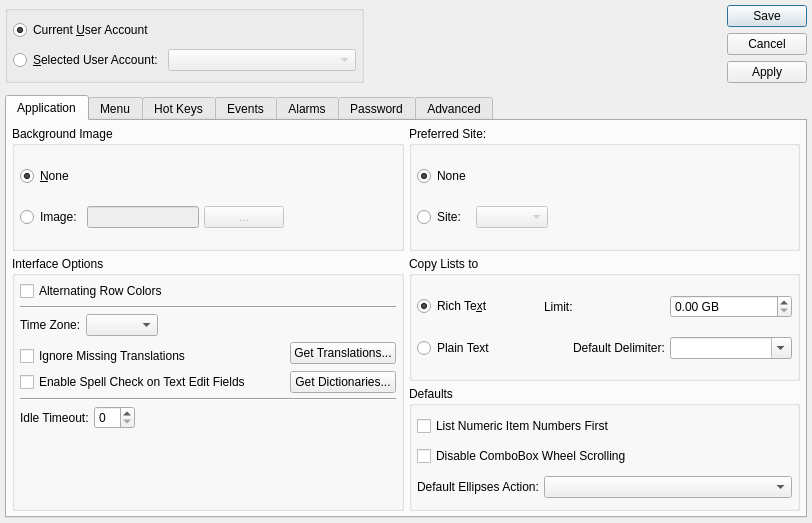
<?xml version="1.0" encoding="UTF-8"?>
<ui version="4.0">
 <comment>This file is part of the xTuple ERP: PostBooks Edition, a free and
open source Enterprise Resource Planning software suite,
Copyright (c) 1999-2019 by OpenMFG LLC, d/b/a xTuple.
It is licensed to you under the Common Public Attribution License
version 1.0, the full text of which (including xTuple-specific Exhibits)
is available at www.xtuple.com/CPAL.  By using this software, you agree
to be bound by its terms.</comment>
 <class>userPreferences</class>
 <widget class="QDialog" name="userPreferences">
  <property name="geometry">
   <rect>
    <x>0</x>
    <y>0</y>
    <width>812</width>
    <height>523</height>
   </rect>
  </property>
  <property name="windowTitle">
   <string>User Account Preferences</string>
  </property>
  <layout class="QGridLayout" name="gridLayout_5">
   <property name="verticalSpacing">
    <number>12</number>
   </property>
   <item row="0" column="0">
    <layout class="QHBoxLayout" name="horizontalLayout_2">
     <item>
      <widget class="QGroupBox" name="_userGroup">
       <property name="sizePolicy">
        <sizepolicy hsizetype="Preferred" vsizetype="Preferred">
         <horstretch>0</horstretch>
         <verstretch>0</verstretch>
        </sizepolicy>
       </property>
       <property name="title">
        <string/>
       </property>
       <layout class="QGridLayout" name="gridLayout_8">
        <item row="0" column="0">
         <widget class="QRadioButton" name="_currentUser">
          <property name="text">
           <string>Current &amp;User Account</string>
          </property>
          <property name="checked">
           <bool>true</bool>
          </property>
         </widget>
        </item>
        <item row="1" column="0">
         <widget class="QRadioButton" name="_selectedUser">
          <property name="text">
           <string>&amp;Selected User Account:</string>
          </property>
         </widget>
        </item>
        <item row="1" column="1">
         <widget class="XComboBox" name="_user">
          <property name="enabled">
           <bool>false</bool>
          </property>
          <property name="sizePolicy">
           <sizepolicy hsizetype="Expanding" vsizetype="Fixed">
            <horstretch>0</horstretch>
            <verstretch>0</verstretch>
           </sizepolicy>
          </property>
         </widget>
        </item>
       </layout>
      </widget>
     </item>
     <item>
      <spacer>
       <property name="orientation">
        <enum>Qt::Horizontal</enum>
       </property>
       <property name="sizeHint" stdset="0">
        <size>
         <width>191</width>
         <height>69</height>
        </size>
       </property>
      </spacer>
     </item>
     <item>
      <widget class="QDialogButtonBox" name="_buttonBox">
       <property name="orientation">
        <enum>Qt::Vertical</enum>
       </property>
       <property name="standardButtons">
        <set>QDialogButtonBox::Apply|QDialogButtonBox::Cancel|QDialogButtonBox::Save</set>
       </property>
      </widget>
     </item>
    </layout>
   </item>
   <item row="1" column="0">
    <widget class="QTabWidget" name="_tab">
     <property name="sizePolicy">
      <sizepolicy hsizetype="Expanding" vsizetype="Expanding">
       <horstretch>0</horstretch>
       <verstretch>1</verstretch>
      </sizepolicy>
     </property>
     <property name="currentIndex">
      <number>0</number>
     </property>
     <widget class="QWidget" name="_application">
      <attribute name="title">
       <string>Application</string>
      </attribute>
      <layout class="QGridLayout" name="gridLayout_3">
       <item row="0" column="0">
        <widget class="QGroupBox" name="_backgroundImageGroup">
         <property name="sizePolicy">
          <sizepolicy hsizetype="Preferred" vsizetype="Expanding">
           <horstretch>0</horstretch>
           <verstretch>0</verstretch>
          </sizepolicy>
         </property>
         <property name="title">
          <string>Background Image</string>
         </property>
         <layout class="QGridLayout" name="gridLayout_10">
          <item row="0" column="0">
           <widget class="QRadioButton" name="_noBackgroundImage">
            <property name="text">
             <string>&amp;None</string>
            </property>
            <property name="checked">
             <bool>true</bool>
            </property>
           </widget>
          </item>
          <item row="1" column="0">
           <widget class="QRadioButton" name="_backgroundImage">
            <property name="text">
             <string>Image:</string>
            </property>
           </widget>
          </item>
          <item row="1" column="1">
           <layout class="QHBoxLayout">
            <item>
             <widget class="XLineEdit" name="_background">
              <property name="enabled">
               <bool>false</bool>
              </property>
             </widget>
            </item>
            <item>
             <widget class="QPushButton" name="_backgroundList">
              <property name="enabled">
               <bool>false</bool>
              </property>
              <property name="text">
               <string>...</string>
              </property>
             </widget>
            </item>
            <item>
             <spacer>
              <property name="orientation">
               <enum>Qt::Horizontal</enum>
              </property>
              <property name="sizeHint" stdset="0">
               <size>
                <width>40</width>
                <height>20</height>
               </size>
              </property>
             </spacer>
            </item>
           </layout>
          </item>
         </layout>
        </widget>
       </item>
       <item row="0" column="1">
        <widget class="QGroupBox" name="_warehouseGroup">
         <property name="sizePolicy">
          <sizepolicy hsizetype="Preferred" vsizetype="Expanding">
           <horstretch>0</horstretch>
           <verstretch>0</verstretch>
          </sizepolicy>
         </property>
         <property name="title">
          <string>Preferred Site:</string>
         </property>
         <layout class="QGridLayout" name="gridLayout_11">
          <item row="0" column="0">
           <widget class="QRadioButton" name="_noWarehouse">
            <property name="text">
             <string>None</string>
            </property>
            <property name="checked">
             <bool>true</bool>
            </property>
           </widget>
          </item>
          <item row="1" column="0">
           <widget class="QRadioButton" name="_selectedWarehouse">
            <property name="text">
             <string>Site:</string>
            </property>
           </widget>
          </item>
          <item row="1" column="1">
           <layout class="QHBoxLayout">
            <item>
             <widget class="WComboBox" name="_warehouse">
              <property name="enabled">
               <bool>false</bool>
              </property>
             </widget>
            </item>
            <item>
             <spacer>
              <property name="orientation">
               <enum>Qt::Horizontal</enum>
              </property>
              <property name="sizeHint" stdset="0">
               <size>
                <width>40</width>
                <height>20</height>
               </size>
              </property>
             </spacer>
            </item>
           </layout>
          </item>
         </layout>
        </widget>
       </item>
       <item row="1" column="1">
        <widget class="QGroupBox" name="groupBox">
         <property name="sizePolicy">
          <sizepolicy hsizetype="Preferred" vsizetype="Expanding">
           <horstretch>0</horstretch>
           <verstretch>0</verstretch>
          </sizepolicy>
         </property>
         <property name="title">
          <string>Copy Lists to</string>
         </property>
         <layout class="QGridLayout" name="gridLayout">
          <item row="0" column="0">
           <widget class="QRadioButton" name="_richText">
            <property name="text">
             <string>Rich Te&amp;xt</string>
            </property>
            <property name="checked">
             <bool>true</bool>
            </property>
           </widget>
          </item>
          <item row="0" column="1">
           <widget class="QLabel" name="_richLimitLit">
            <property name="text">
             <string>Limit:</string>
            </property>
           </widget>
          </item>
          <item row="0" column="2">
           <widget class="QDoubleSpinBox" name="_richLimit">
            <property name="prefix">
             <string/>
            </property>
            <property name="suffix">
             <string> GB</string>
            </property>
            <property name="maximum">
             <double>100.000000000000000</double>
            </property>
            <property name="singleStep">
             <double>0.250000000000000</double>
            </property>
           </widget>
          </item>
          <item row="1" column="0">
           <widget class="QRadioButton" name="_plainText">
            <property name="text">
             <string>Plain Text</string>
            </property>
           </widget>
          </item>
          <item row="1" column="2">
           <widget class="QComboBox" name="_delimiter">
            <property name="editable">
             <bool>true</bool>
            </property>
           </widget>
          </item>
          <item row="1" column="1" alignment="Qt::AlignRight">
           <widget class="QLabel" name="label_5">
            <property name="text">
             <string>Default Delimiter:</string>
            </property>
           </widget>
          </item>
         </layout>
        </widget>
       </item>
       <item row="2" column="1">
        <widget class="QGroupBox" name="_defaultsGroup">
         <property name="sizePolicy">
          <sizepolicy hsizetype="Preferred" vsizetype="Expanding">
           <horstretch>0</horstretch>
           <verstretch>0</verstretch>
          </sizepolicy>
         </property>
         <property name="title">
          <string>Defaults</string>
         </property>
         <layout class="QGridLayout" name="gridLayout_4">
          <item row="2" column="0">
           <layout class="QHBoxLayout">
            <property name="spacing">
             <number>5</number>
            </property>
            <item>
             <widget class="QLabel" name="_ellipsesActionLit">
              <property name="sizePolicy">
               <sizepolicy hsizetype="Minimum" vsizetype="Preferred">
                <horstretch>0</horstretch>
                <verstretch>0</verstretch>
               </sizepolicy>
              </property>
              <property name="text">
               <string>Default Ellipses Action:</string>
              </property>
              <property name="buddy">
               <cstring>_ellipsesAction</cstring>
              </property>
             </widget>
            </item>
            <item>
             <widget class="XComboBox" name="_ellipsesAction">
              <property name="sizePolicy">
               <sizepolicy hsizetype="MinimumExpanding" vsizetype="Fixed">
                <horstretch>0</horstretch>
                <verstretch>0</verstretch>
               </sizepolicy>
              </property>
             </widget>
            </item>
           </layout>
          </item>
          <item row="0" column="0">
           <widget class="QCheckBox" name="_listNumericItemsFirst">
            <property name="text">
             <string>List Numeric Item Numbers First</string>
            </property>
           </widget>
          </item>
          <item row="1" column="0">
           <widget class="QCheckBox" name="_disableWheelEvent">
            <property name="text">
             <string>Disable ComboBox Wheel Scrolling</string>
            </property>
           </widget>
          </item>
         </layout>
        </widget>
       </item>
       <item row="1" column="0" rowspan="2">
        <widget class="QGroupBox" name="_interfaceGroup">
         <property name="sizePolicy">
          <sizepolicy hsizetype="Preferred" vsizetype="Expanding">
           <horstretch>0</horstretch>
           <verstretch>0</verstretch>
          </sizepolicy>
         </property>
         <property name="title">
          <string>Interface Options</string>
         </property>
         <layout class="QGridLayout" name="gridLayout_9">
          <item row="0" column="0">
           <widget class="QCheckBox" name="_alternating">
            <property name="text">
             <string>Alternating Row Colors</string>
            </property>
           </widget>
          </item>
          <item row="5" column="2" rowspan="2">
           <widget class="QPushButton" name="_translations">
            <property name="text">
             <string>Get Translations...</string>
            </property>
           </widget>
          </item>
          <item row="7" column="0" colspan="2">
           <widget class="QCheckBox" name="_enableSpell">
            <property name="sizePolicy">
             <sizepolicy hsizetype="MinimumExpanding" vsizetype="Fixed">
              <horstretch>0</horstretch>
              <verstretch>0</verstretch>
             </sizepolicy>
            </property>
            <property name="text">
             <string>Enable Spell Check on Text Edit Fields</string>
            </property>
           </widget>
          </item>
          <item row="3" column="0" colspan="3">
           <layout class="QHBoxLayout" name="horizontalLayout_3">
            <item>
             <widget class="XLabel" name="_tzLit">
              <property name="text">
               <string>Time Zone:</string>
              </property>
             </widget>
            </item>
            <item>
             <widget class="XComboBox" name="_tz">
              <property name="allowNull">
               <bool>true</bool>
              </property>
              <property name="nullStr">
               <string>Server Default</string>
              </property>
             </widget>
            </item>
            <item>
             <spacer name="horizontalSpacer_3">
              <property name="orientation">
               <enum>Qt::Horizontal</enum>
              </property>
              <property name="sizeHint" stdset="0">
               <size>
                <width>40</width>
                <height>20</height>
               </size>
              </property>
             </spacer>
            </item>
           </layout>
          </item>
          <item row="7" column="2">
           <widget class="QPushButton" name="_dictionaries">
            <property name="text">
             <string>Get Dictionaries...</string>
            </property>
           </widget>
          </item>
          <item row="6" column="0">
           <widget class="QCheckBox" name="_ignoreTranslation">
            <property name="sizePolicy">
             <sizepolicy hsizetype="MinimumExpanding" vsizetype="Fixed">
              <horstretch>0</horstretch>
              <verstretch>0</verstretch>
             </sizepolicy>
            </property>
            <property name="text">
             <string>Ignore Missing Translations</string>
            </property>
           </widget>
          </item>
          <item row="8" column="0" colspan="3">
           <widget class="Line" name="line_2">
            <property name="orientation">
             <enum>Qt::Horizontal</enum>
            </property>
           </widget>
          </item>
          <item row="1" column="0" rowspan="2" colspan="3">
           <widget class="Line" name="line">
            <property name="orientation">
             <enum>Qt::Horizontal</enum>
            </property>
           </widget>
          </item>
          <item row="9" column="0" colspan="3">
           <layout class="QHBoxLayout" name="horizontalLayout_5">
            <item>
             <widget class="QLabel" name="_idleTimeoutLit">
              <property name="text">
               <string>Idle Timeout:</string>
              </property>
              <property name="buddy">
               <cstring>_idleTimeout</cstring>
              </property>
             </widget>
            </item>
            <item>
             <widget class="QSpinBox" name="_idleTimeout"/>
            </item>
            <item>
             <spacer>
              <property name="orientation">
               <enum>Qt::Horizontal</enum>
              </property>
              <property name="sizeHint" stdset="0">
               <size>
                <width>40</width>
                <height>20</height>
               </size>
              </property>
             </spacer>
            </item>
           </layout>
          </item>
          <item row="10" column="0">
           <spacer name="verticalSpacer_2">
            <property name="orientation">
             <enum>Qt::Vertical</enum>
            </property>
            <property name="sizeHint" stdset="0">
             <size>
              <width>20</width>
              <height>40</height>
             </size>
            </property>
           </spacer>
          </item>
         </layout>
        </widget>
       </item>
      </layout>
     </widget>
     <widget class="QWidget" name="_menu">
      <attribute name="title">
       <string>Menu</string>
      </attribute>
      <layout class="QGridLayout">
       <item row="0" column="0">
        <layout class="QVBoxLayout">
         <property name="spacing">
          <number>0</number>
         </property>
         <item>
          <widget class="QCheckBox" name="_inventoryMenu">
           <property name="text">
            <string>Show Inventory Menu</string>
           </property>
          </widget>
         </item>
         <item>
          <layout class="QHBoxLayout">
           <property name="spacing">
            <number>5</number>
           </property>
           <item>
            <spacer>
             <property name="orientation">
              <enum>Qt::Horizontal</enum>
             </property>
             <property name="sizeType">
              <enum>QSizePolicy::Fixed</enum>
             </property>
             <property name="sizeHint" stdset="0">
              <size>
               <width>20</width>
               <height>20</height>
              </size>
             </property>
            </spacer>
           </item>
           <item>
            <widget class="QCheckBox" name="_inventoryToolbar">
             <property name="enabled">
              <bool>false</bool>
             </property>
             <property name="text">
              <string>Show Inventory Toolbar</string>
             </property>
            </widget>
           </item>
          </layout>
         </item>
        </layout>
       </item>
       <item row="0" column="1">
        <layout class="QVBoxLayout">
         <property name="spacing">
          <number>0</number>
         </property>
         <item>
          <widget class="QCheckBox" name="_manufactureMenu">
           <property name="text">
            <string>Show Manufacture Menu</string>
           </property>
          </widget>
         </item>
         <item>
          <layout class="QHBoxLayout">
           <property name="spacing">
            <number>5</number>
           </property>
           <item>
            <spacer>
             <property name="orientation">
              <enum>Qt::Horizontal</enum>
             </property>
             <property name="sizeType">
              <enum>QSizePolicy::Fixed</enum>
             </property>
             <property name="sizeHint" stdset="0">
              <size>
               <width>20</width>
               <height>20</height>
              </size>
             </property>
            </spacer>
           </item>
           <item>
            <widget class="QCheckBox" name="_manufactureToolbar">
             <property name="enabled">
              <bool>false</bool>
             </property>
             <property name="text">
              <string>Show Manufacture Toolbar</string>
             </property>
            </widget>
           </item>
          </layout>
         </item>
        </layout>
       </item>
       <item row="0" column="2" rowspan="5">
        <spacer>
         <property name="orientation">
          <enum>Qt::Horizontal</enum>
         </property>
         <property name="sizeType">
          <enum>QSizePolicy::Expanding</enum>
         </property>
         <property name="sizeHint" stdset="0">
          <size>
           <width>50</width>
           <height>20</height>
          </size>
         </property>
        </spacer>
       </item>
       <item row="1" column="0">
        <layout class="QVBoxLayout">
         <property name="spacing">
          <number>0</number>
         </property>
         <item>
          <widget class="QCheckBox" name="_productsMenu">
           <property name="text">
            <string>Show Products Menu</string>
           </property>
          </widget>
         </item>
         <item>
          <layout class="QHBoxLayout">
           <property name="spacing">
            <number>5</number>
           </property>
           <item>
            <spacer>
             <property name="orientation">
              <enum>Qt::Horizontal</enum>
             </property>
             <property name="sizeType">
              <enum>QSizePolicy::Fixed</enum>
             </property>
             <property name="sizeHint" stdset="0">
              <size>
               <width>20</width>
               <height>20</height>
              </size>
             </property>
            </spacer>
           </item>
           <item>
            <widget class="QCheckBox" name="_productsToolbar">
             <property name="enabled">
              <bool>false</bool>
             </property>
             <property name="text">
              <string>Show Products Toolbar</string>
             </property>
            </widget>
           </item>
          </layout>
         </item>
        </layout>
       </item>
       <item row="1" column="1">
        <layout class="QVBoxLayout">
         <property name="spacing">
          <number>0</number>
         </property>
         <item>
          <widget class="QCheckBox" name="_crmMenu2">
           <property name="text">
            <string>Show CRM Menu</string>
           </property>
          </widget>
         </item>
         <item>
          <layout class="QHBoxLayout">
           <property name="spacing">
            <number>5</number>
           </property>
           <item>
            <spacer>
             <property name="orientation">
              <enum>Qt::Horizontal</enum>
             </property>
             <property name="sizeType">
              <enum>QSizePolicy::Fixed</enum>
             </property>
             <property name="sizeHint" stdset="0">
              <size>
               <width>20</width>
               <height>20</height>
              </size>
             </property>
            </spacer>
           </item>
           <item>
            <widget class="QCheckBox" name="_crmToolbar2">
             <property name="enabled">
              <bool>false</bool>
             </property>
             <property name="text">
              <string>Show CRM Toolbar</string>
             </property>
            </widget>
           </item>
          </layout>
         </item>
        </layout>
       </item>
       <item row="2" column="0">
        <layout class="QVBoxLayout">
         <property name="spacing">
          <number>0</number>
         </property>
         <item>
          <widget class="QCheckBox" name="_scheduleMenu">
           <property name="text">
            <string>Show Schedule Menu</string>
           </property>
          </widget>
         </item>
         <item>
          <layout class="QHBoxLayout">
           <property name="spacing">
            <number>5</number>
           </property>
           <item>
            <spacer>
             <property name="orientation">
              <enum>Qt::Horizontal</enum>
             </property>
             <property name="sizeType">
              <enum>QSizePolicy::Fixed</enum>
             </property>
             <property name="sizeHint" stdset="0">
              <size>
               <width>20</width>
               <height>0</height>
              </size>
             </property>
            </spacer>
           </item>
           <item>
            <widget class="QCheckBox" name="_scheduleToolbar">
             <property name="enabled">
              <bool>false</bool>
             </property>
             <property name="text">
              <string>Show Schedule Toolbar</string>
             </property>
            </widget>
           </item>
          </layout>
         </item>
        </layout>
       </item>
       <item row="2" column="1">
        <layout class="QVBoxLayout">
         <property name="spacing">
          <number>0</number>
         </property>
         <item>
          <widget class="QCheckBox" name="_salesMenu">
           <property name="text">
            <string>Show Sales Menu</string>
           </property>
          </widget>
         </item>
         <item>
          <layout class="QHBoxLayout">
           <property name="spacing">
            <number>5</number>
           </property>
           <item>
            <spacer>
             <property name="orientation">
              <enum>Qt::Horizontal</enum>
             </property>
             <property name="sizeType">
              <enum>QSizePolicy::Fixed</enum>
             </property>
             <property name="sizeHint" stdset="0">
              <size>
               <width>20</width>
               <height>20</height>
              </size>
             </property>
            </spacer>
           </item>
           <item>
            <widget class="QCheckBox" name="_salesToolbar">
             <property name="enabled">
              <bool>false</bool>
             </property>
             <property name="text">
              <string>Show Sales Toolbar</string>
             </property>
            </widget>
           </item>
          </layout>
         </item>
        </layout>
       </item>
       <item row="3" column="0">
        <layout class="QVBoxLayout">
         <property name="spacing">
          <number>0</number>
         </property>
         <item>
          <widget class="QCheckBox" name="_purchaseMenu">
           <property name="text">
            <string>Show Purchase Menu</string>
           </property>
          </widget>
         </item>
         <item>
          <layout class="QHBoxLayout">
           <property name="spacing">
            <number>5</number>
           </property>
           <item>
            <spacer>
             <property name="orientation">
              <enum>Qt::Horizontal</enum>
             </property>
             <property name="sizeType">
              <enum>QSizePolicy::Fixed</enum>
             </property>
             <property name="sizeHint" stdset="0">
              <size>
               <width>20</width>
               <height>20</height>
              </size>
             </property>
            </spacer>
           </item>
           <item>
            <widget class="QCheckBox" name="_purchaseToolbar">
             <property name="enabled">
              <bool>false</bool>
             </property>
             <property name="text">
              <string>Show Purchase Toolbar</string>
             </property>
            </widget>
           </item>
          </layout>
         </item>
        </layout>
       </item>
       <item row="3" column="1">
        <layout class="QVBoxLayout">
         <property name="spacing">
          <number>0</number>
         </property>
         <item>
          <widget class="QCheckBox" name="_accountingMenu">
           <property name="text">
            <string>Show Accounting Menu</string>
           </property>
          </widget>
         </item>
         <item>
          <layout class="QHBoxLayout">
           <property name="spacing">
            <number>5</number>
           </property>
           <item>
            <spacer>
             <property name="orientation">
              <enum>Qt::Horizontal</enum>
             </property>
             <property name="sizeType">
              <enum>QSizePolicy::Fixed</enum>
             </property>
             <property name="sizeHint" stdset="0">
              <size>
               <width>20</width>
               <height>20</height>
              </size>
             </property>
            </spacer>
           </item>
           <item>
            <widget class="QCheckBox" name="_accountingToolbar">
             <property name="enabled">
              <bool>false</bool>
             </property>
             <property name="text">
              <string>Show Accounting Toolbar</string>
             </property>
            </widget>
           </item>
          </layout>
         </item>
        </layout>
       </item>
       <item row="4" column="0" colspan="2">
        <spacer>
         <property name="orientation">
          <enum>Qt::Vertical</enum>
         </property>
         <property name="sizeHint" stdset="0">
          <size>
           <width>381</width>
           <height>0</height>
          </size>
         </property>
        </spacer>
       </item>
      </layout>
     </widget>
     <widget class="QWidget" name="_hotkeys">
      <attribute name="title">
       <string>Hot Keys</string>
      </attribute>
      <layout class="QGridLayout">
       <item row="0" column="0">
        <widget class="XTreeWidget" name="_hotkey">
         <property name="sizePolicy">
          <sizepolicy hsizetype="Expanding" vsizetype="Expanding">
           <horstretch>0</horstretch>
           <verstretch>0</verstretch>
          </sizepolicy>
         </property>
        </widget>
       </item>
       <item row="0" column="1">
        <layout class="QVBoxLayout">
         <item>
          <widget class="QPushButton" name="_new">
           <property name="text">
            <string>&amp;New</string>
           </property>
          </widget>
         </item>
         <item>
          <widget class="QPushButton" name="_edit">
           <property name="enabled">
            <bool>false</bool>
           </property>
           <property name="text">
            <string>&amp;Edit</string>
           </property>
          </widget>
         </item>
         <item>
          <widget class="QPushButton" name="_delete">
           <property name="enabled">
            <bool>false</bool>
           </property>
           <property name="text">
            <string>&amp;Delete</string>
           </property>
          </widget>
         </item>
         <item>
          <spacer>
           <property name="orientation">
            <enum>Qt::Vertical</enum>
           </property>
           <property name="sizeType">
            <enum>QSizePolicy::Expanding</enum>
           </property>
           <property name="sizeHint" stdset="0">
            <size>
             <width>20</width>
             <height>184</height>
            </size>
           </property>
          </spacer>
         </item>
        </layout>
       </item>
      </layout>
     </widget>
     <widget class="QWidget" name="_events">
      <attribute name="title">
       <string>Events</string>
      </attribute>
      <layout class="QGridLayout">
       <item row="0" column="0">
        <widget class="QLabel" name="_eventsLit">
         <property name="text">
          <string>Event:</string>
         </property>
        </widget>
       </item>
       <item row="0" column="1">
        <widget class="QLabel" name="_warehousesLit">
         <property name="text">
          <string>Site:</string>
         </property>
        </widget>
       </item>
       <item row="1" column="0">
        <widget class="XTreeWidget" name="_event">
         <property name="sizePolicy">
          <sizepolicy hsizetype="Expanding" vsizetype="Expanding">
           <horstretch>0</horstretch>
           <verstretch>0</verstretch>
          </sizepolicy>
         </property>
         <property name="minimumSize">
          <size>
           <width>200</width>
           <height>0</height>
          </size>
         </property>
        </widget>
       </item>
       <item row="1" column="1">
        <widget class="XTreeWidget" name="_warehouses">
         <property name="sizePolicy">
          <sizepolicy hsizetype="Preferred" vsizetype="Expanding">
           <horstretch>0</horstretch>
           <verstretch>0</verstretch>
          </sizepolicy>
         </property>
         <property name="minimumSize">
          <size>
           <width>200</width>
           <height>0</height>
          </size>
         </property>
        </widget>
       </item>
       <item row="2" column="0">
        <widget class="QCheckBox" name="_emailEvents">
         <property name="text">
          <string>Send Email notification of selected Events</string>
         </property>
        </widget>
       </item>
      </layout>
     </widget>
     <widget class="QWidget" name="_alarms">
      <attribute name="title">
       <string>Alarms</string>
      </attribute>
      <layout class="QVBoxLayout">
       <item>
        <layout class="QHBoxLayout">
         <item>
          <widget class="QGroupBox" name="_alarmActionGroup">
           <property name="title">
            <string>Default Actions</string>
           </property>
           <layout class="QVBoxLayout">
            <item>
             <widget class="XCheckBox" name="_alarmEvent">
              <property name="text">
               <string>Event</string>
              </property>
              <property name="forgetful">
               <bool>true</bool>
              </property>
             </widget>
            </item>
            <item>
             <widget class="XCheckBox" name="_alarmEmail">
              <property name="text">
               <string>Email</string>
              </property>
              <property name="forgetful">
               <bool>true</bool>
              </property>
             </widget>
            </item>
            <item>
             <widget class="XCheckBox" name="_alarmSysmsg">
              <property name="text">
               <string>System Message</string>
              </property>
              <property name="forgetful">
               <bool>true</bool>
              </property>
             </widget>
            </item>
           </layout>
          </widget>
         </item>
         <item>
          <spacer>
           <property name="orientation">
            <enum>Qt::Horizontal</enum>
           </property>
           <property name="sizeHint" stdset="0">
            <size>
             <width>261</width>
             <height>20</height>
            </size>
           </property>
          </spacer>
         </item>
        </layout>
       </item>
       <item>
        <spacer>
         <property name="orientation">
          <enum>Qt::Vertical</enum>
         </property>
         <property name="sizeHint" stdset="0">
          <size>
           <width>20</width>
           <height>40</height>
          </size>
         </property>
        </spacer>
       </item>
      </layout>
     </widget>
     <widget class="QWidget" name="_password">
      <attribute name="title">
       <string>Password</string>
      </attribute>
      <layout class="QVBoxLayout" name="verticalLayout">
       <item>
        <layout class="QHBoxLayout" name="horizontalLayout">
         <item>
          <layout class="QGridLayout" name="gridLayout_33">
           <item row="0" column="0">
            <widget class="QLabel" name="label">
             <property name="text">
              <string>Username</string>
             </property>
            </widget>
           </item>
           <item row="0" column="1">
            <widget class="XLineEdit" name="_username"/>
           </item>
           <item row="1" column="0">
            <widget class="QLabel" name="label_2">
             <property name="text">
              <string>Current Password</string>
             </property>
            </widget>
           </item>
           <item row="1" column="1">
            <widget class="XLineEdit" name="_currentpassword">
             <property name="echoMode">
              <enum>QLineEdit::Password</enum>
             </property>
            </widget>
           </item>
           <item row="2" column="0">
            <widget class="QLabel" name="label_4">
             <property name="text">
              <string>New Password</string>
             </property>
            </widget>
           </item>
           <item row="2" column="1">
            <widget class="XLineEdit" name="_newpassword">
             <property name="echoMode">
              <enum>QLineEdit::Password</enum>
             </property>
            </widget>
           </item>
           <item row="3" column="0">
            <widget class="QLabel" name="label_3">
             <property name="text">
              <string>Retype Password</string>
             </property>
            </widget>
           </item>
           <item row="3" column="1">
            <widget class="XLineEdit" name="_retypepassword">
             <property name="echoMode">
              <enum>QLineEdit::Password</enum>
             </property>
            </widget>
           </item>
          </layout>
         </item>
         <item>
          <spacer name="horizontalSpacer">
           <property name="orientation">
            <enum>Qt::Horizontal</enum>
           </property>
           <property name="sizeHint" stdset="0">
            <size>
             <width>40</width>
             <height>108</height>
            </size>
           </property>
          </spacer>
         </item>
        </layout>
       </item>
       <item>
        <spacer name="verticalSpacer">
         <property name="orientation">
          <enum>Qt::Vertical</enum>
         </property>
         <property name="sizeHint" stdset="0">
          <size>
           <width>198</width>
           <height>165</height>
          </size>
         </property>
        </spacer>
       </item>
      </layout>
     </widget>
     <widget class="QWidget" name="_advancedTab">
      <attribute name="title">
       <string>Advanced</string>
      </attribute>
      <layout class="QGridLayout" name="gridLayout_6">
       <item row="4" column="1">
        <spacer name="verticalSpacer_4">
         <property name="orientation">
          <enum>Qt::Vertical</enum>
         </property>
         <property name="sizeHint" stdset="0">
          <size>
           <width>20</width>
           <height>262</height>
          </size>
         </property>
        </spacer>
       </item>
       <item row="2" column="1">
        <widget class="XComboBox" name="_deprecationLevel">
         <property name="allowNull">
          <bool>true</bool>
         </property>
         <property name="nullStr">
          <string>None</string>
         </property>
        </widget>
       </item>
       <item row="2" column="0">
        <widget class="QLabel" name="_deprecationLevelLit">
         <property name="text">
          <string>Warning level for outdated script constructs:</string>
         </property>
         <property name="buddy">
          <cstring>_deprecationLevel</cstring>
         </property>
        </widget>
       </item>
       <item row="2" column="2">
        <spacer name="horizontalSpacer_2">
         <property name="orientation">
          <enum>Qt::Horizontal</enum>
         </property>
         <property name="sizeHint" stdset="0">
          <size>
           <width>40</width>
           <height>20</height>
          </size>
         </property>
        </spacer>
       </item>
       <item row="1" column="0" colspan="2">
        <widget class="QCheckBox" name="_debug">
         <property name="text">
          <string>Enable Script Debugging</string>
         </property>
        </widget>
       </item>
      </layout>
     </widget>
    </widget>
   </item>
  </layout>
 </widget>
 <layoutdefault spacing="5" margin="5"/>
 <customwidgets>
  <customwidget>
   <class>WComboBox</class>
   <extends>XComboBox</extends>
   <header>wcombobox.h</header>
  </customwidget>
  <customwidget>
   <class>XCheckBox</class>
   <extends>QCheckBox</extends>
   <header>xcheckbox.h</header>
  </customwidget>
  <customwidget>
   <class>XComboBox</class>
   <extends>QComboBox</extends>
   <header>xcombobox.h</header>
  </customwidget>
  <customwidget>
   <class>XLabel</class>
   <extends>QLabel</extends>
   <header>xlabel.h</header>
  </customwidget>
  <customwidget>
   <class>XLineEdit</class>
   <extends>QLineEdit</extends>
   <header>xlineedit.h</header>
   <container>1</container>
  </customwidget>
  <customwidget>
   <class>XTreeWidget</class>
   <extends>QTreeWidget</extends>
   <header>xtreewidget.h</header>
   <container>1</container>
  </customwidget>
 </customwidgets>
 <tabstops>
  <tabstop>_currentUser</tabstop>
  <tabstop>_selectedUser</tabstop>
  <tabstop>_user</tabstop>
  <tabstop>_noBackgroundImage</tabstop>
  <tabstop>_backgroundImage</tabstop>
  <tabstop>_background</tabstop>
  <tabstop>_backgroundList</tabstop>
  <tabstop>_alternating</tabstop>
  <tabstop>_ignoreTranslation</tabstop>
  <tabstop>_translations</tabstop>
  <tabstop>_enableSpell</tabstop>
  <tabstop>_dictionaries</tabstop>
  <tabstop>_idleTimeout</tabstop>
  <tabstop>_noWarehouse</tabstop>
  <tabstop>_selectedWarehouse</tabstop>
  <tabstop>_warehouse</tabstop>
  <tabstop>_richText</tabstop>
  <tabstop>_plainText</tabstop>
  <tabstop>_listNumericItemsFirst</tabstop>
  <tabstop>_disableWheelEvent</tabstop>
  <tabstop>_ellipsesAction</tabstop>
  <tabstop>_inventoryMenu</tabstop>
  <tabstop>_inventoryToolbar</tabstop>
  <tabstop>_productsMenu</tabstop>
  <tabstop>_productsToolbar</tabstop>
  <tabstop>_scheduleMenu</tabstop>
  <tabstop>_scheduleToolbar</tabstop>
  <tabstop>_purchaseMenu</tabstop>
  <tabstop>_purchaseToolbar</tabstop>
  <tabstop>_manufactureMenu</tabstop>
  <tabstop>_manufactureToolbar</tabstop>
  <tabstop>_crmMenu2</tabstop>
  <tabstop>_crmToolbar2</tabstop>
  <tabstop>_salesMenu</tabstop>
  <tabstop>_salesToolbar</tabstop>
  <tabstop>_accountingMenu</tabstop>
  <tabstop>_accountingToolbar</tabstop>
  <tabstop>_hotkey</tabstop>
  <tabstop>_new</tabstop>
  <tabstop>_edit</tabstop>
  <tabstop>_delete</tabstop>
  <tabstop>_event</tabstop>
  <tabstop>_warehouses</tabstop>
  <tabstop>_emailEvents</tabstop>
  <tabstop>_alarmEvent</tabstop>
  <tabstop>_alarmEmail</tabstop>
  <tabstop>_alarmSysmsg</tabstop>
  <tabstop>_username</tabstop>
  <tabstop>_currentpassword</tabstop>
  <tabstop>_newpassword</tabstop>
  <tabstop>_retypepassword</tabstop>
  <tabstop>_debug</tabstop>
  <tabstop>_deprecationLevel</tabstop>
  <tabstop>_buttonBox</tabstop>
  <tabstop>_tab</tabstop>
 </tabstops>
 <resources/>
 <connections>
  <connection>
   <sender>_selectedUser</sender>
   <signal>toggled(bool)</signal>
   <receiver>_user</receiver>
   <slot>setEnabled(bool)</slot>
   <hints>
    <hint type="sourcelabel">
     <x>39</x>
     <y>63</y>
    </hint>
    <hint type="destinationlabel">
     <x>148</x>
     <y>62</y>
    </hint>
   </hints>
  </connection>
  <connection>
   <sender>_backgroundImage</sender>
   <signal>toggled(bool)</signal>
   <receiver>_backgroundList</receiver>
   <slot>setEnabled(bool)</slot>
   <hints>
    <hint type="sourcelabel">
     <x>557</x>
     <y>80</y>
    </hint>
    <hint type="destinationlabel">
     <x>640</x>
     <y>79</y>
    </hint>
   </hints>
  </connection>
  <connection>
   <sender>_productsMenu</sender>
   <signal>toggled(bool)</signal>
   <receiver>_productsToolbar</receiver>
   <slot>setEnabled(bool)</slot>
   <hints>
    <hint type="sourcelabel">
     <x>114</x>
     <y>219</y>
    </hint>
    <hint type="destinationlabel">
     <x>121</x>
     <y>241</y>
    </hint>
   </hints>
  </connection>
  <connection>
   <sender>_inventoryMenu</sender>
   <signal>toggled(bool)</signal>
   <receiver>_inventoryToolbar</receiver>
   <slot>setEnabled(bool)</slot>
   <hints>
    <hint type="sourcelabel">
     <x>114</x>
     <y>167</y>
    </hint>
    <hint type="destinationlabel">
     <x>116</x>
     <y>189</y>
    </hint>
   </hints>
  </connection>
  <connection>
   <sender>_scheduleMenu</sender>
   <signal>toggled(bool)</signal>
   <receiver>_scheduleToolbar</receiver>
   <slot>setEnabled(bool)</slot>
   <hints>
    <hint type="sourcelabel">
     <x>304</x>
     <y>167</y>
    </hint>
    <hint type="destinationlabel">
     <x>307</x>
     <y>189</y>
    </hint>
   </hints>
  </connection>
  <connection>
   <sender>_manufactureMenu</sender>
   <signal>toggled(bool)</signal>
   <receiver>_manufactureToolbar</receiver>
   <slot>setEnabled(bool)</slot>
   <hints>
    <hint type="sourcelabel">
     <x>494</x>
     <y>167</y>
    </hint>
    <hint type="destinationlabel">
     <x>496</x>
     <y>189</y>
    </hint>
   </hints>
  </connection>
  <connection>
   <sender>_purchaseMenu</sender>
   <signal>toggled(bool)</signal>
   <receiver>_purchaseToolbar</receiver>
   <slot>setEnabled(bool)</slot>
   <hints>
    <hint type="sourcelabel">
     <x>304</x>
     <y>219</y>
    </hint>
    <hint type="destinationlabel">
     <x>306</x>
     <y>241</y>
    </hint>
   </hints>
  </connection>
  <connection>
   <sender>_crmMenu2</sender>
   <signal>toggled(bool)</signal>
   <receiver>_crmToolbar2</receiver>
   <slot>setEnabled(bool)</slot>
   <hints>
    <hint type="sourcelabel">
     <x>494</x>
     <y>219</y>
    </hint>
    <hint type="destinationlabel">
     <x>511</x>
     <y>241</y>
    </hint>
   </hints>
  </connection>
  <connection>
   <sender>_salesMenu</sender>
   <signal>toggled(bool)</signal>
   <receiver>_salesToolbar</receiver>
   <slot>setEnabled(bool)</slot>
   <hints>
    <hint type="sourcelabel">
     <x>684</x>
     <y>167</y>
    </hint>
    <hint type="destinationlabel">
     <x>699</x>
     <y>189</y>
    </hint>
   </hints>
  </connection>
  <connection>
   <sender>_accountingMenu</sender>
   <signal>toggled(bool)</signal>
   <receiver>_accountingToolbar</receiver>
   <slot>setEnabled(bool)</slot>
   <hints>
    <hint type="sourcelabel">
     <x>684</x>
     <y>219</y>
    </hint>
    <hint type="destinationlabel">
     <x>686</x>
     <y>241</y>
    </hint>
   </hints>
  </connection>
  <connection>
   <sender>_selectedWarehouse</sender>
   <signal>toggled(bool)</signal>
   <receiver>_warehouse</receiver>
   <slot>setEnabled(bool)</slot>
   <hints>
    <hint type="sourcelabel">
     <x>37</x>
     <y>392</y>
    </hint>
    <hint type="destinationlabel">
     <x>132</x>
     <y>391</y>
    </hint>
   </hints>
  </connection>
  <connection>
   <sender>_hotkey</sender>
   <signal>valid(bool)</signal>
   <receiver>_edit</receiver>
   <slot>setEnabled(bool)</slot>
   <hints>
    <hint type="sourcelabel">
     <x>203</x>
     <y>248</y>
    </hint>
    <hint type="destinationlabel">
     <x>586</x>
     <y>171</y>
    </hint>
   </hints>
  </connection>
  <connection>
   <sender>_hotkey</sender>
   <signal>valid(bool)</signal>
   <receiver>_delete</receiver>
   <slot>setEnabled(bool)</slot>
   <hints>
    <hint type="sourcelabel">
     <x>203</x>
     <y>248</y>
    </hint>
    <hint type="destinationlabel">
     <x>586</x>
     <y>202</y>
    </hint>
   </hints>
  </connection>
  <connection>
   <sender>_hotkey</sender>
   <signal>itemSelected(int)</signal>
   <receiver>_edit</receiver>
   <slot>animateClick()</slot>
   <hints>
    <hint type="sourcelabel">
     <x>203</x>
     <y>248</y>
    </hint>
    <hint type="destinationlabel">
     <x>586</x>
     <y>171</y>
    </hint>
   </hints>
  </connection>
 </connections>
</ui>
